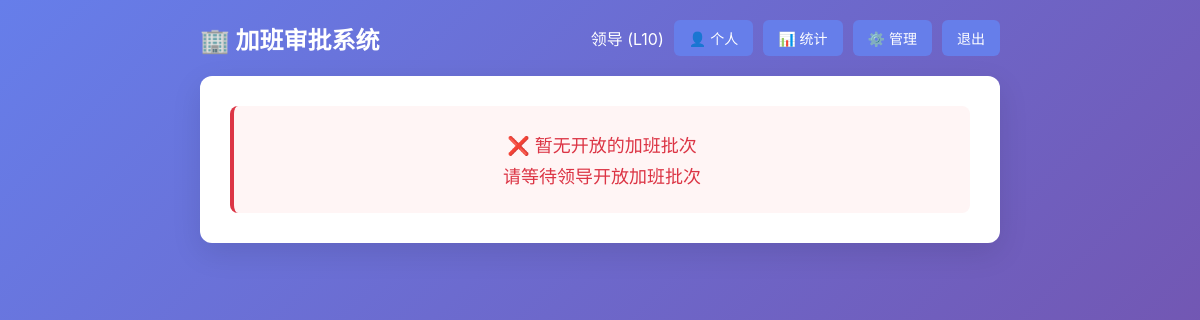
Page / (signed in) on the earlier database version.
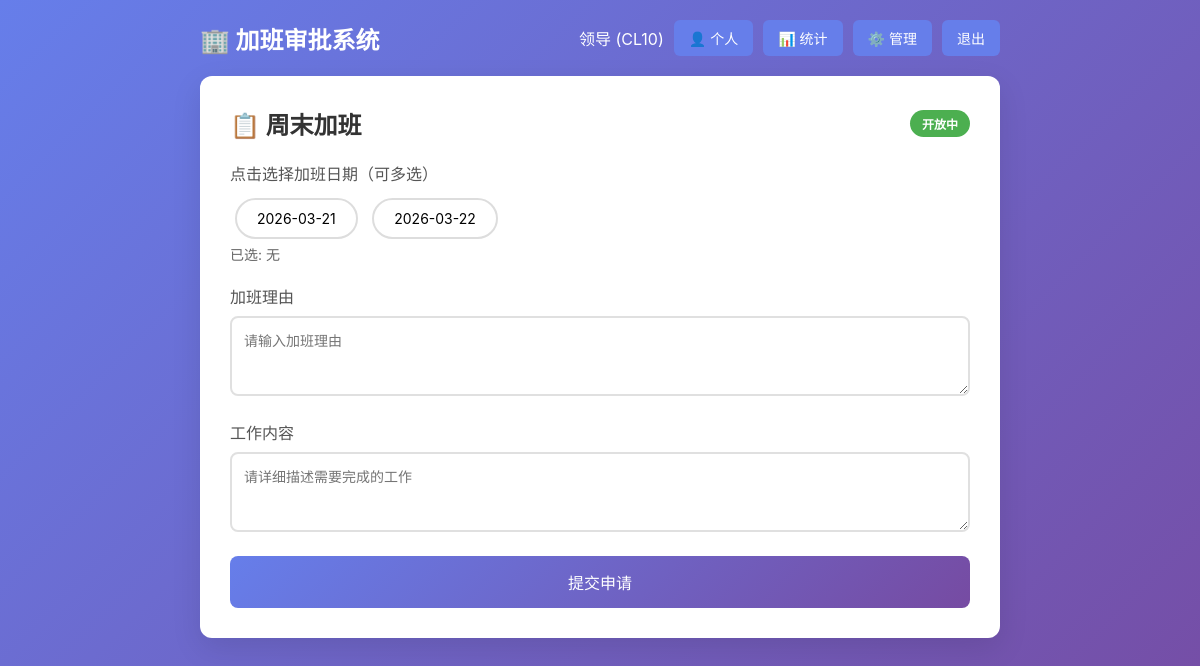
Same page on the later database version.
### tables this page shows
CREATE TABLE overtime_batches (
        id INTEGER PRIMARY KEY AUTOINCREMENT,
        name TEXT NOT NULL,
        dates TEXT NOT NULL,  -- JSON数组，如 ["2026-03-18", "2026-03-19"]
        is_open INTEGER DEFAULT 0,
        created_at TIMESTAMP DEFAULT CURRENT_TIMESTAMP
    );

### app.py (the view)
@app.route('/')
def index():
    if 'user_id' not in session:
        return redirect(url_for('login'))
    conn = get_db()
    batches_raw = conn.execute('SELECT * FROM overtime_batches WHERE is_open = 1 ORDER BY created_at DESC').fetchall()
    batches = []
    for b in batches_raw:
        batch = dict(b)
        batch['dates'] = json.loads(batch['dates'])
        batches.append(batch)
    user_applications = conn.execute(
        'SELECT * FROM applications WHERE user_id = ?',
        (session['user_id'],)
    ).fetchall()
    user_apps_by_batch = {}
    for app in user_applications:
        app_dict = dict(app)
        app_dict['selected_dates'] = json.loads(app_dict['selected_dates'])
        user_apps_by_batch[str(app_dict['batch_id'])] = app_dict
    return render_template('index.html', batches=batches, user_applications=user_apps_by_batch)

### app.py (called while the page is built)
def get_db():
    if 'db' not in g:
        g.db = sqlite3.connect(DB_PATH)
        g.db.row_factory = sqlite3.Row
    return g.db

### templates/index.html (shortened to what this page needs)
<!DOCTYPE html>
<html lang="zh-CN">
<head>
    <link rel="stylesheet" href="{{ url_for('static', filename='style.css') }}">
</head>
<body>
    <div class="container">
        <header>
            <h1>🏢 加班审批系统</h1>
            <div class="user-info">
                <span>{{ session['name'] }} ({{ session['rank'] }})</span>
                <a href="{{ url_for('profile') }}" class="btn-small">👤 个人</a>
                <a href="{{ url_for('stats') }}" class="btn-small">📊 统计</a>
                {% if session.get('is_admin') %}
                    <a href="{{ url_for('admin') }}" class="btn-small">⚙️ 管理</a>
                {% endif %}
                <a href="{{ url_for('logout') }}" class="btn-small">退出</a>
            </div>
        </header>
        {% if batches %}
            {% for batch in batches %}
            <div class="card">
                <div class="batch-header">
                    <h2>📋 {{ batch.name }}</h2>
                    {% if batch.is_open %}
                    <span class="badge badge-open">开放中</span>
                    {% else %}
                    <span class="badge badge-closed">已关闭</span>
                    {% endif %}
                </div>
                {% set batch_id_str = batch.id|string %}
                {% if batch.is_open %}
                <form method="POST" action="{{ url_for('apply') }}">
                    <div class="form-group">
                        <label>点击选择加班日期（可多选）</label>
                        <div id="dateContainer_{{ batch.id }}">
                            {% for d in batch.dates %}
                            <span class="date-chip {% if batch_id_str in user_applications and d in user_applications[batch_id_str].selected_dates %}selected{% endif %}"
                                  onclick="toggleDate({{ batch.id }}, '{{ d }}')"
                                  id="date_{{ batch.id }}_{{ d }}">{{ d }}</span>
                            {% endfor %}
                        </div>
                        <p class="hint">已选: <span id="selected_{{ batch.id }}">{% if batch_id_str in user_applications %}{{ user_applications[batch_id_str].selected_dates }}{% else %}无{% endif %}</span></p>
                    </div>
                    <div class="form-group">
                        <label>加班理由</label>
                        <textarea name="reason" rows="2" required placeholder="请输入加班理由">{{ user_applications[batch_id_str].reason if batch_id_str in user_applications else '' }}</textarea>
                    </div>
                    <div class="form-group">
                        <label>工作内容</label>
                        <textarea name="work_content" rows="3" required placeholder="请详细描述需要完成的工作">{{ user_applications[batch_id_str].work_content if batch_id_str in user_applications else '' }}</textarea>
                    </div>
                    <button type="submit" class="btn" onclick="return submitForm({{ batch.id }})">
                        {{ '更新申请' if batch_id_str in user_applications else '提交申请' }}
                    </button>
                </form>
                {% else %}
                <div class="closed-box">
                    <p>❌ 该批次已关闭</p>
                </div>
                {% endif %}
            </div>
            {% endfor %}
        {% else %}
        <div class="card">
            <div class="closed-box">
                <p>❌ 暂无开放的加班批次</p>
                <p>请等待领导开放加班批次</p>
            </div>
        </div>
        {% endif %}
    </div>
</body>
</html>

### static/style.css (style rules this page uses)
* { margin: 0; padding: 0; box-sizing: border-box; }
body { font-family: -apple-system, BlinkMacSystemFont, 'Segoe UI', 'PingFang SC', 'Hiragino Sans GB', 'Microsoft YaHei', sans-serif; background: linear-gradient(135deg, #667eea 0%, #764ba2 100%); min-height: 100vh; padding: 20px; }
.container { max-width: 800px; margin: 0 auto; }
h1 { color: white; text-align: center; margin-bottom: 30px; font-size: 2em; }
header { display: flex; justify-content: space-between; align-items: center; margin-bottom: 20px; flex-wrap: wrap; gap: 10px; }
header h1 { margin-bottom: 0; font-size: 1.5em; }
.user-info { display: flex; gap: 10px; align-items: center; color: white; }
.card { background: white; border-radius: 12px; padding: 30px; margin-bottom: 20px; box-shadow: 0 10px 30px rgba(0,0,0,0.1); }
.card h2 { color: #333; margin-bottom: 20px; padding-bottom: 10px; border-bottom: 2px solid #667eea; }
.form-group { margin-bottom: 20px; }
.form-group label { display: block; margin-bottom: 8px; color: #555; font-weight: 500; }
.form-group input, .form-group select, .form-group textarea { width: 100%; padding: 12px; border: 2px solid #e0e0e0; border-radius: 8px; font-size: 14px; transition: border-color 0.3s; }
.form-group textarea { resize: vertical; min-height: 80px; }
.btn { background: linear-gradient(135deg, #667eea 0%, #764ba2 100%); color: white; border: none; padding: 14px 30px; border-radius: 8px; font-size: 16px; cursor: pointer; width: 100%; transition: transform 0.2s, box-shadow 0.2s; }
.btn-small { background: #667eea; color: white; padding: 8px 15px; border-radius: 6px; text-decoration: none; font-size: 14px; transition: background 0.2s; border: none; cursor: pointer; }
.batch-header { display: flex; justify-content: space-between; align-items: center; margin-bottom: 20px; }
.batch-header h2 { margin-bottom: 0; padding-bottom: 0; border-bottom: none; }
.badge { padding: 5px 12px; border-radius: 20px; font-size: 12px; font-weight: bold; }
.badge-open { background: #4caf50; color: white; }
.hint { color: #666; font-size: 14px; margin-bottom: 15px; }

### templates/index.html (style rules this page uses)
.date-chip { display: inline-block; padding: 10px 20px; margin: 5px; border: 2px solid #ddd; border-radius: 25px; cursor: pointer; transition: all 0.2s; font-size: 14px; }

Differences in the rows shown:
added overtime_batches: name "周末加班", is_open "开放中", dates "2026-03-21" "2026-03-22", value "提交申请"
Other differences:
{{ session['rank'] }}: "L10" → "CL10"
text no longer shown: "❌ 暂无开放的加班批次 请等待领导开放加班批次"
